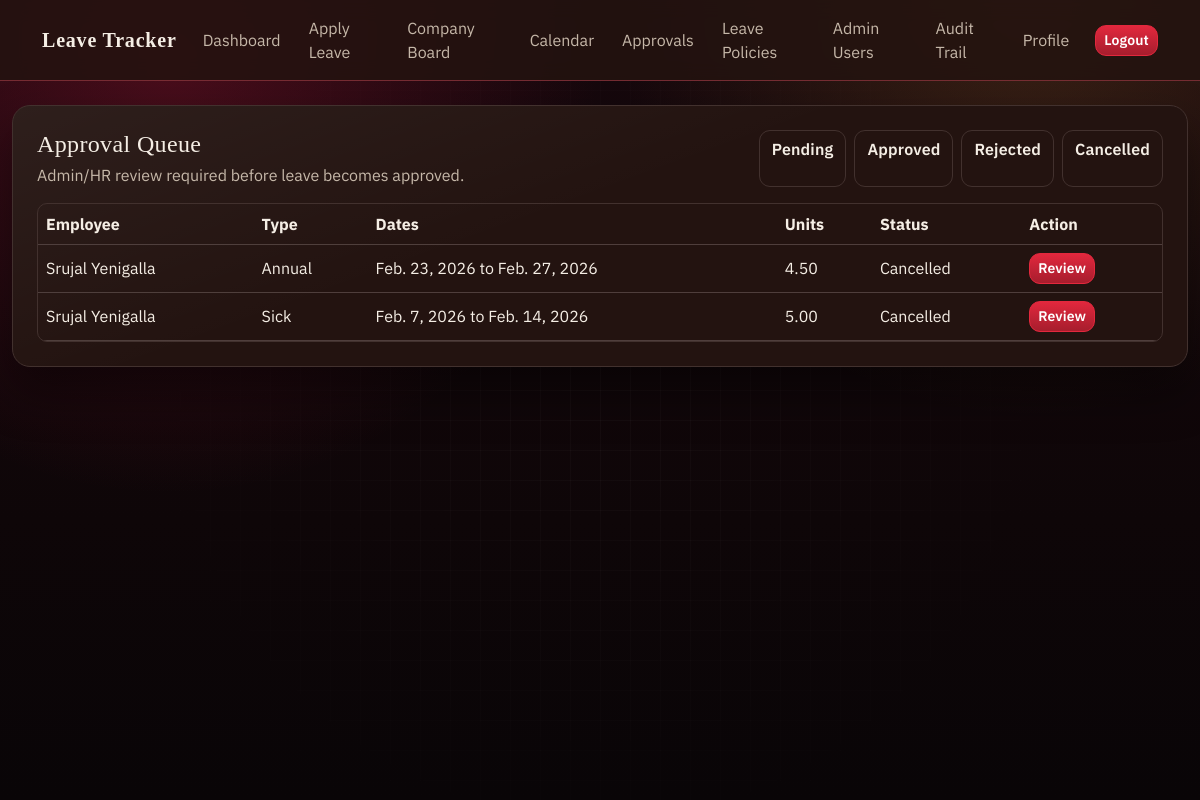
Screenshot of /leave/approvals/?status=CANCELLED (signed in) with the database file from the repository.
### leaves/models.py (models this page shows, shortened)
class LeaveRequest(models.Model):
    class Portion(models.TextChoices):
        FULL = "FULL", "Full day"
        HALF = "HALF", "Half day"
        QUARTER = "QUARTER", "Quarter day"
    class Status(models.TextChoices):
        PENDING = "PENDING", "Pending"
        APPROVED = "APPROVED", "Approved"
        REJECTED = "REJECTED", "Rejected"
        CANCELLED = "CANCELLED", "Cancelled"
    organization = models.ForeignKey(
        "organization.Company",
        on_delete=models.CASCADE,
        null=True,
        blank=True,
        related_name="leave_requests",
    )
    employee = models.ForeignKey(settings.AUTH_USER_MODEL, on_delete=models.CASCADE, related_name="leave_requests")
    leave_type = models.ForeignKey(LeaveType, on_delete=models.PROTECT, related_name="requests")
    leave_label = models.CharField(max_length=120, blank=True, default="")
    reason_preset = models.ForeignKey(LeaveReasonPreset, null=True, blank=True, on_delete=models.SET_NULL)
    reason_text = models.TextField(blank=True, default="")
    start_date = models.DateField()
    end_date = models.DateField()
    portion = models.CharField(max_length=12, choices=Portion.choices, default=Portion.FULL)
    requested_units = models.DecimalField(max_digits=6, decimal_places=2, default=Decimal("0.00"))
    status = models.CharField(max_length=12, choices=Status.choices, default=Status.PENDING)
    approver = models.ForeignKey(
        settings.AUTH_USER_MODEL,
        null=True,
        blank=True,
        on_delete=models.SET_NULL,
        related_name="reviewed_leave_requests",
    )
    manager_note = models.TextField(blank=True, default="")
    created_at = models.DateTimeField(auto_now_add=True)
    updated_at = models.DateTimeField(auto_now=True)
    approved_at = models.DateTimeField(null=True, blank=True)
    rejected_at = models.DateTimeField(null=True, blank=True)
    cancelled_at = models.DateTimeField(null=True, blank=True)
    is_deleted = models.BooleanField(default=False)
    class Meta:
        ordering = ["-created_at"]
        indexes = [
            models.Index(fields=["organization", "-created_at"]),
            models.Index(fields=["organization", "status"]),
            models.Index(fields=["employee", "-created_at"]),
            models.Index(fields=["start_date", "end_date"]),
            models.Index(fields=["status"]),
        ]

class LeaveType(models.Model):
    organization = models.ForeignKey(
        "organization.Company",
        on_delete=models.CASCADE,
        null=True,
        blank=True,
        related_name="leave_types",
    )
    name = models.CharField(max_length=80)
    max_days = models.PositiveIntegerField(default=0)
    is_paid = models.BooleanField(default=True)
    active = models.BooleanField(default=True)
    created_at = models.DateTimeField(auto_now_add=True)
    class Meta:
        ordering = ["name"]
        unique_together = [("organization", "name")]
        indexes = [
            models.Index(fields=["organization", "active"]),
        ]

### users/models.py (models this page shows, shortened)
class User(AbstractUser):
    class Role(models.TextChoices):
        EMPLOYEE = "EMPLOYEE", "Employee"
        MANAGER = "MANAGER", "Manager"
        HR = "HR", "HR"
    class PortalAccess(models.TextChoices):
        MAIN = "MAIN", "Main Leave Tracker"
        ORGANIZATION = "ORGANIZATION", "Organization Server"
        BOTH = "BOTH", "Both Trackers"
    role = models.CharField(max_length=16, choices=Role.choices, default=Role.EMPLOYEE)
    organization = models.ForeignKey(
        "organization.Company",
        on_delete=models.PROTECT,
        null=True,
        blank=True,
        related_name="users",
    )
    manager = models.ForeignKey(
        "self",
        on_delete=models.SET_NULL,
        null=True,
        blank=True,
        related_name="team_members",
        limit_choices_to={"role": Role.MANAGER},
    )
    created_by = models.ForeignKey(
        "self",
        on_delete=models.SET_NULL,
        null=True,
        blank=True,
        related_name="created_users",
        help_text="User who created this account.",
    )
    created_in_organization = models.ForeignKey(
        "organization.Company",
        on_delete=models.SET_NULL,
        null=True,
        blank=True,
        related_name="org_server_created_users",
        help_text="Organization context used when this user was created.",
    )
    portal_access = models.CharField(
        max_length=16,
        choices=PortalAccess.choices,
        default=PortalAccess.BOTH,
        help_text="Controls whether user can login to Main tracker, Organization server, or both.",
    )

### leaves/views.py (the view)
# urls.py: path("approvals/", views.approval_queue, name="approval_queue"),
@admin_or_hr_required
def approval_queue(request):
    company = _current_company(request)
    status_filter = (request.GET.get("status") or LeaveRequest.Status.PENDING).strip()
    qs = LeaveRequest.objects.select_related("employee", "leave_type").filter(
        is_deleted=False,
        organization=company,
    )
    if status_filter in {
        LeaveRequest.Status.PENDING,
        LeaveRequest.Status.APPROVED,
        LeaveRequest.Status.REJECTED,
        LeaveRequest.Status.CANCELLED,
    }:
        qs = qs.filter(status=status_filter)
    qs = qs.order_by("-created_at")
    paginator = Paginator(qs, 20)
    page_obj = paginator.get_page(request.GET.get("page") or 1)
    return render(
        request,
        "leaves/approval_queue.html",
        {"requests": page_obj.object_list, "page_obj": page_obj, "status_filter": status_filter},
    )

### leaves/views.py (called while the page is built, shortened)
def _current_company(request):
    company = resolve_company(request.user)
    if company:
        return company

### organization/services.py (called while the page is built, shortened)
def resolve_company(user, company_id: int | None = None) -> Company | None:
    if getattr(user, "organization_id", None):
        company = Company.objects.filter(id=user.organization_id, active=True).first()
        if company:
            return company
    employee = EmployeeRecord.objects.filter(user=user).select_related("company").first()
    if employee:
        return employee.company
    return Company.objects.filter(active=True).order_by("id").first()

### portal/context_processors.py (called while the page is built)
def portal_globals(request):
    return {
        "APP_NAME": "Leave Tracker",
    }

### users/permissions.py (called while the page is built)
def _admin_account(user):
    if not getattr(user, "is_authenticated", False):
        return None
    try:
        return user.admin_account
    except AdminAccount.DoesNotExist:
        return None

def is_admin(user, company_id: int | None = None) -> bool:
    admin_account = _admin_account(user)
    if not admin_account:
        return False
    if admin_account.level == AdminAccount.Level.PLATFORM:
        return True
    if admin_account.level == AdminAccount.Level.ORGANIZATION:
        if company_id is None:
            return True
        return admin_account.organization_id == company_id
    return False

def is_admin_or_hr(user) -> bool:
    return bool(
        getattr(user, "is_authenticated", False)
        and (is_admin(user) or getattr(user, "role", "") == User.Role.HR)
    )

### templates/leaves/approval_queue.html
{% extends "base.html" %}
{% block content %}
<section class="samurai-card p-4">
  <div class="d-flex justify-content-between flex-wrap gap-2 mb-3">
    <div>
      <h1 class="h4 mb-1">Approval Queue</h1>
      <p class="muted mb-0">Admin/HR review required before leave becomes approved.</p>
    </div>
    <div class="d-flex gap-2">
      <a class="btn btn-outline-light" href="?status=PENDING">Pending</a>
      <a class="btn btn-outline-light" href="?status=APPROVED">Approved</a>
      <a class="btn btn-outline-light" href="?status=REJECTED">Rejected</a>
      <a class="btn btn-outline-light" href="?status=CANCELLED">Cancelled</a>
    </div>
  </div>
  <div class="table-responsive">
    <table class="table table-dark align-middle">
      <thead>
        <tr>
          <th>Employee</th>
          <th>Type</th>
          <th>Dates</th>
          <th>Units</th>
          <th>Status</th>
          <th>Action</th>
        </tr>
      </thead>
      <tbody>
        {% for req in requests %}
          <tr>
            <td>{{ req.employee.get_full_name|default:req.employee.username }}</td>
            <td>{{ req.leave_type.name }}</td>
            <td>{{ req.start_date }} to {{ req.end_date }}</td>
            <td>{{ req.requested_units }}</td>
            <td>{{ req.get_status_display }}</td>
            <td><a class="btn btn-sm btn-danger" href="{% url 'leaves:review_leave' req.id %}">Review</a></td>
          </tr>
        {% empty %}
          <tr><td colspan="6">No requests.</td></tr>
        {% endfor %}
      </tbody>
    </table>
  </div>
</section>
{% endblock %}

### static/css/app.css (style rules this page uses)
:root { --background: 8 42% 6%; --foreground: 34 46% 93%; --muted-foreground: 30 20% 72%; --card: 8 36% 10%; --card-foreground: 34 46% 93%; --border: 8 18% 22%; --input: 8 20% 18%; --ring: 353 76% 52%; --primary: 353 76% 52%; --primary-foreground: 0 0% 100%; --secondary: 33 76% 54%; --secondary-foreground: 12 80% 8%; --destructive: 0 78% 52%; --destructive-foreground: 0 0% 100%; --success: 142 60% 36%; --warning: 42 94% 54%; --radius: 14px; --radius-sm: 10px; --radius-lg: 18px; --shadow-lg: 0 24px 48px rgba(0, 0, 0, 0.45); }
*, *::before, *::after { box-sizing: border-box; }
body { margin: 0; min-height: 100vh; color: hsl(var(--foreground)); font-family: "IBM Plex Sans", sans-serif; background: radial-gradient(circle at 14% 8%, rgba(226, 29, 72, 0.25), transparent 34%), radial-gradient(circle at 86% 0%, rgba(229, 152, 61, 0.18), transparent 32%), linear-gradient(180deg, #17080d 0%, #0e0608 65%, #090507 100%); }
.card, .samurai-card { border: 1px solid hsl(var(--border)); border-radius: var(--radius-lg); color: hsl(var(--card-foreground)); background: linear-gradient(160deg, rgba(255, 255, 255, 0.05), transparent 45%), hsl(var(--card)); box-shadow: var(--shadow-lg); }
h1, h2, h3, h4 { margin-top: 0; color: hsl(var(--foreground)); font-family: "Noto Serif JP", serif; letter-spacing: 0.015em; }
.muted { color: hsl(var(--muted-foreground)) !important; }
a { color: color-mix(in srgb, hsl(var(--secondary)) 84%, white 16%); text-decoration: none; }
.btn { border-radius: calc(var(--radius) - 3px); border-width: 1px; font-weight: 600; letter-spacing: 0.01em; transition: all 160ms ease; }
.btn-danger { border-color: hsl(var(--primary)); color: hsl(var(--primary-foreground)); background: linear-gradient(180deg, hsl(var(--primary)) 0%, color-mix(in srgb, hsl(var(--primary)) 74%, #000 26%) 100%); }
.btn-outline-light { border-color: hsl(var(--border)); color: hsl(var(--foreground)); background: transparent; }
.table-responsive { border: 1px solid hsl(var(--border)); border-radius: var(--radius-sm); }
.table { margin-bottom: 0; color: hsl(var(--foreground)); }
.table > :not(caption) > * > * { color: hsl(var(--foreground)); border-bottom-color: color-mix(in srgb, hsl(var(--border)) 84%, #fff 8%); background: transparent; }
.table-dark { --bs-table-bg: transparent; --bs-table-color: hsl(var(--foreground)); --bs-table-hover-color: hsl(var(--foreground)); --bs-table-striped-color: hsl(var(--foreground)); --bs-table-hover-bg: color-mix(in srgb, hsl(var(--card)) 75%, #fff 8%); }

### rows the page displays
LeaveRequest: employee.get_full_name "Srujal Yenigalla", leave_type.name "Annual", start_date "Feb. 23, 2026", end_date "Feb. 27, 2026", requested_units "4.50", status "Cancelled"
LeaveRequest: employee.get_full_name "Srujal Yenigalla", leave_type.name "Sick", start_date "Feb. 7, 2026", end_date "Feb. 14, 2026", requested_units "5.00", status "Cancelled"

### other values shown
{{ APP_NAME }} "Leave Tracker"
